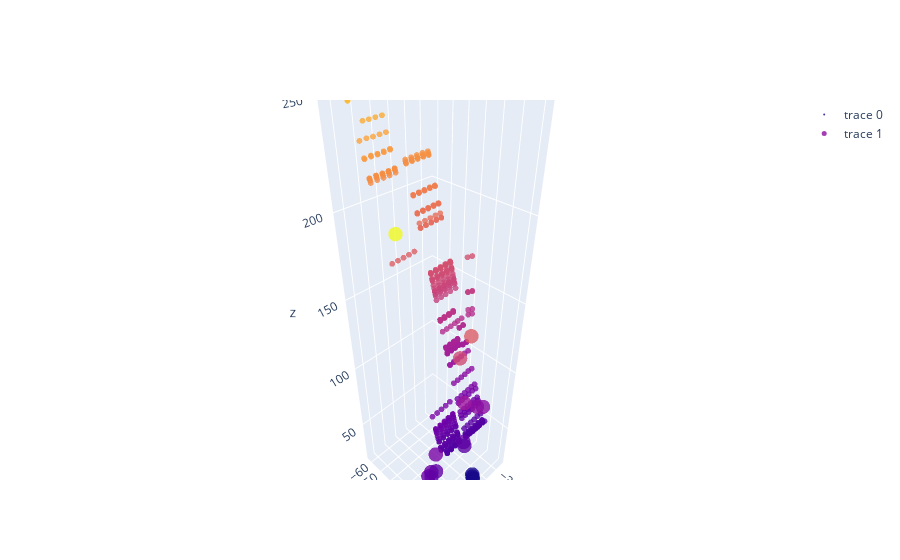

Notebook source saved alongside this figure:
### Markdown cell above
### 2. 可视化地面点

### Code cell
import plotly.graph_objects as go
import pandas as pd

df_tmp = pd.DataFrame(points_lane_camera[:, :3], columns=["x", "y", "z"])
df_tmp["norm"] = np.sqrt(np.power(df_tmp[["x", "y", "z"]].values, 2).sum(axis=1))
scatter = go.Scatter3d(
    x=df_tmp["x"],
    y=df_tmp["y"],
    z=df_tmp["z"],
    mode="markers",
    marker=dict(size=2, color=df_tmp["norm"], opacity=0.8),
)

df_tmp = pd.DataFrame(locs[:, :3], columns=["x", "y", "z"])
df_tmp["norm"] = np.sqrt(np.power(df_tmp[["x", "y", "z"]].values, 2).sum(axis=1))
scatter1 = go.Scatter3d(
    x=df_tmp["x"],
    y=df_tmp["y"],
    z=df_tmp["z"],
    mode="markers",
    marker=dict(size=5, color=df_tmp["norm"], opacity=0.8),
)

fig = go.Figure(data=[scatter, scatter1])
fig.update_layout(scene_aspectmode="data")
fig.show()

### Figure 1 — Plotly figure (JSON) as saved in the notebook; plotly's stock layout.template omitted (floating-point values rounded to 4 significant figures; data arrays with more than 128 entries replaced by an {"elided": "..."} marker saying what was removed)
{"data": [{"marker": {"color": {"elided": "582 float values"}, "opacity": 0.8, "size": 2}, "mode": "markers", "type": "scatter3d", "x": {"elided": "582 float values"}, "y": {"elided": "582 float values"}, "z": {"elided": "582 float values"}}, {"marker": {"color": [76.93, 26.17, 57.63, 27.69, 54.49, 67.32, 60.3, 60.42, 83.91, 125.0, 197.4, 114.4, 57.01, 57.44, 29.45, 74.97], "opacity": 0.8, "size": 5}, "mode": "markers", "type": "scatter3d", "x": [-21.55, -8.467, -6.267, -8.468, -6.319, 15.74, 23.97, 21.41, -12.29, -25.64, 11.11, -14.81, 18.05, 22.01, -8.59, -26.61], "y": [-9.826, 1.419, -6.187, 0.9951, -5.38, -7.935, -5.732, -5.938, -12.14, -20.74, -38.51, -19.12, -5.403, -5.178, 0.5894, -8.975], "z": [73.2, 24.73, 56.95, 26.35, 53.86, 64.98, 55.04, 56.18, 82.11, 120.6, 193.3, 111.8, 53.81, 52.81, 28.16, 69.51]}], "layout": {"scene": {"aspectmode": "data"}}}
